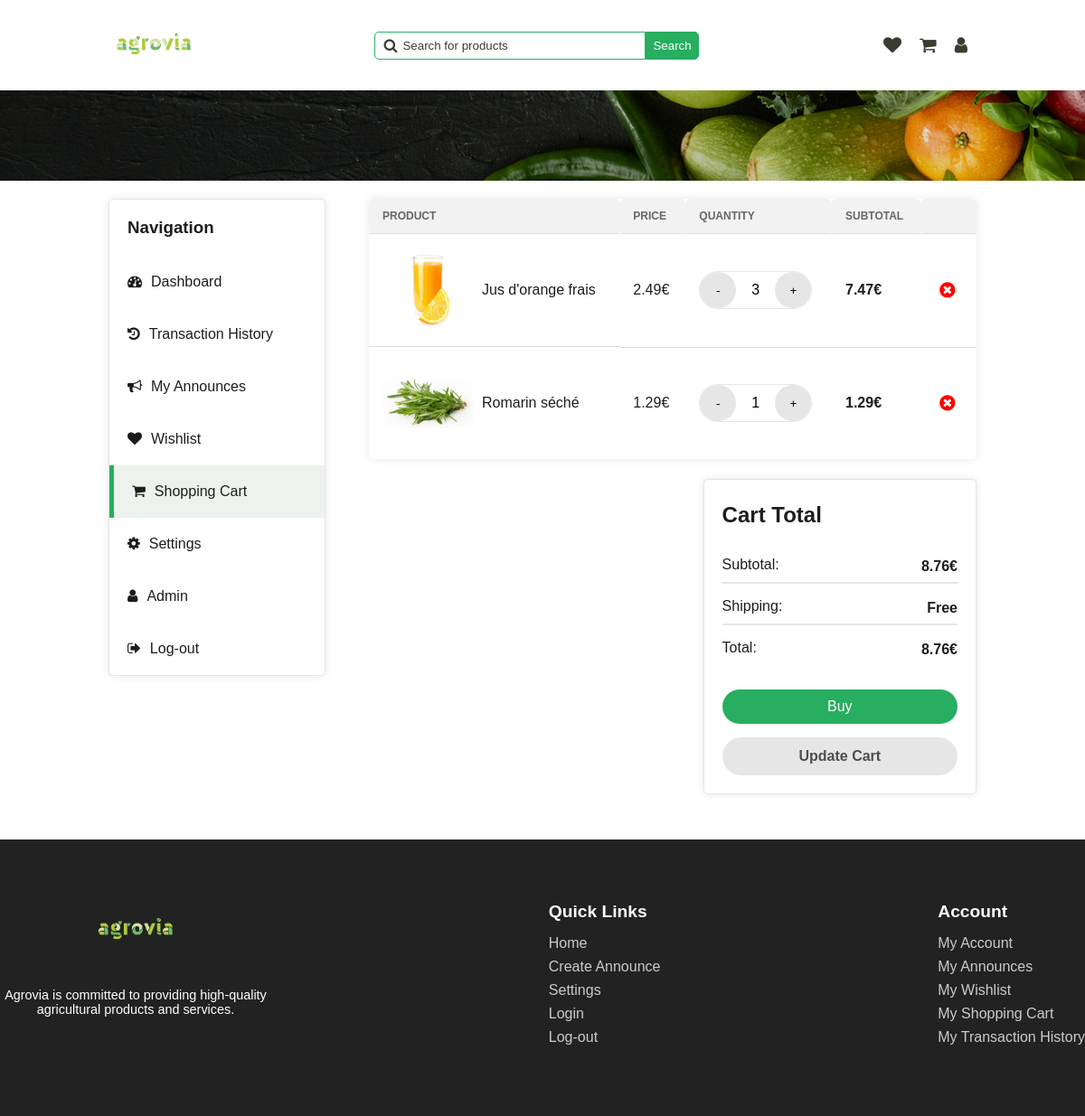
/pages/shopping-cart.php (signed in), run on the app's committed database.
### tables this page shows
CREATE TABLE UserSaved (
  id INTEGER PRIMARY KEY,
  user_id INTEGER,
  announce_id INTEGER,
  quantity_selected INTEGER,
  is_in_cart BOOLEAN,
  is_in_favourite BOOLEAN,
  FOREIGN KEY (user_id) REFERENCES User(id),
  FOREIGN KEY (announce_id) REFERENCES Announce(id) ON DELETE CASCADE
);

CREATE TABLE Announce (
  id INTEGER PRIMARY KEY,
  id_category INTEGER,
  image TEXT,
  title TEXT,
  description TEXT,
  price FLOAT,
  quantity INTEGER,
  rating INTEGER,
  out_of_stock BOOLEAN,
  FOREIGN KEY (id_category) REFERENCES Category(id)
);

### php/user.php (called while the page is built, shortened)
<?php
require '../php/pdo.php';
function get_user_by_id($id_user)
{
    global $pdo;
    try {
        $query = "SELECT * FROM User WHERE id = :id_user";
        $stmt = $pdo->prepare($query);
        $stmt->bindParam(':id_user', $id_user);
        $stmt->execute();
        $user = $stmt->fetch(PDO::FETCH_ASSOC);
        return $user;
    } catch (PDOException $e) {
        echo $e->getMessage();
    }
}

### php/announce.php (called while the page is built, shortened)
<?php
require '../php/pdo.php';
function get_shopping_cart_by_user_id($user_id)
{
    global $pdo;
    $query = "SELECT Announce.*, UserSaved.quantity_selected
              FROM Announce
              JOIN UserSaved ON Announce.id = UserSaved.announce_id
              WHERE UserSaved.user_id = :user_id AND UserSaved.is_in_cart = 1
             ";
    $stmt = $pdo->prepare($query);
    $stmt->bindParam(':user_id', $user_id);
    $stmt->execute();
    $shopping_cart = $stmt->fetchAll(PDO::FETCH_ASSOC);
    return $shopping_cart;
}
?>

### pages/shopping-cart.php (the view, shortened to what this page needs)
<!DOCTYPE html>
<html lang="en">
<head>
    <link rel="stylesheet" href="../styles/alert.css">
    <link rel="stylesheet" href="../styles/dashboard.css" onload="load_theme()">
    <link rel="stylesheet" href="../styles/main-header.css">
    <link rel="stylesheet" href="../styles/shopping-cart.css">
    <link rel="stylesheet" href="../styles/confirm-modal.css">
    <link rel="stylesheet" href="../styles/wishlist.css">
    <link rel="stylesheet" href="../styles/footer.css">
    <link rel="stylesheet" href="https://cdnjs.cloudflare.com/ajax/libs/font-awesome/4.7.0/css/font-awesome.min.css">
</head>
<body>
    <header>
        <a href="../pages/home.php"><img id="logo" src="../assets/logo/agrovia-green.png" alt="logo"></a>
        <div class="search-bar">
            <span>
                <i class="fa fa-search"></i>
                <input type="text" name="search" id="search" placeholder="Search for products"
                    onkeydown="if(event.keyCode === 13) search()">
            </span>
            <button onclick="search()">Search</button>
        </div>
        <div class="user">
            <a href="../pages/wishlist.php">
                <i class="fa fa-heart"></i>
            </a>
            <a href="../pages/shopping-cart.php">
                <i class="fa fa-shopping-cart"></i>
            </a>
            <a href="../pages/dashboard.php">
                <i class="fa fa-user"></i>
            </a>
        </div>
    </header>
    <div class="separator-background"></div>
    <?php
    require "../php/user.php";
    require "../php/announce.php";
    $user = get_user_by_id($_SESSION['user_id']);
    $shopping_cart_announce = get_shopping_cart_by_user_id($_SESSION['user_id']);
    $total_price = 0;
    ?>
    <div class="main-container">
        <section class="navigation">
            <h3>Navigation</h3>
            <a href="../pages/dashboard.php">
                <i class="fa fa-tachometer" aria-hidden="true"></i>
                <span>Dashboard</span>
            </a>
            <a href="../pages/transaction-history.php">
                <i class="fa fa-history"></i>
                <span>Transaction History</span>
            </a>
            <a href="../pages/my-announces.php">
                <i class="fa fa-bullhorn"></i>
                <span>My Announces</span>
            </a>
            <a href="../pages/wishlist.php">
                <i class="fa fa-heart"></i>
                <span>Wishlist</span>
            </a>
            <a href="../pages/shopping-cart.php" class="active">
                <i class="fa fa-shopping-cart"></i>
                <span>Shopping Cart</span>
            </a>
            <a href="../pages/settings.php">
                <i class="fa fa-gear"></i>
                <span>Settings</span>
            </a>
            <?php
            if ($user['is_admin']) {
                echo '<a href="../pages/admin.php"><i class="fa fa-user"></i><span>Admin</span></a>';
            }
            ?>
            <a href="../php/log-out.php">
                <i class="fa fa-sign-out"></i>
                Log-out
            </a>
        </section>
        <section class="tab-content shopping-cart-section">
            <table>
                <tr>
                    <th>Product</th>
                    <th>Price</th>
                    <th>Quantity</th>
                    <th>Subtotal</th>
                    <th></th>
                </tr>
                <?php foreach ($shopping_cart_announce as $item): ?>
                    <tr id="wishlist-item-<?php echo $item['id']; ?>">
                        <td class="product">
                            <img src="<?php echo $item['image']; ?>" alt="product">
                            <span id="title-<?php echo $item['id']; ?>"><?php echo $item['title']; ?></span>
                        </td>
                        <td id="price-<?php echo $item['id']; ?>">
                            <?php echo $item['price']; ?>€
                        </td>
                        <td class="stock-status">
                            <span>
                                <div class="manage-quantity">
                                    <button class="increment" onclick="decrement(<?php echo $item['id']; ?>)">-</button>
                                    <span
                                        id="count-<?php echo $item['id']; ?>"><?php echo $item['quantity_selected']; ?></span>
                                    <button class="decrement"
                                        onclick="increment(<?php echo $item['id']; ?>, <?php echo $item['quantity']; ?>)">+</button>
                                </div>
                            </span>
                        </td>
                        <td>
                            <strong class="subtotal" id="subtotal-<?php echo $item['id']; ?>">
                                <?php echo $item['price'] * $item['quantity_selected']; ?>€
                            </strong>
                        </td>
                        <td>
                            <button class="delete-btn" onclick="delete_wishlist_item(<?php echo $item['id']; ?>)">
                                <i class="fa fa-times-circle" aria-hidden="true"></i>
                            </button>
                        </td>
                    </tr>
                    <?php
                    $total_price += $item['price'] * $item['quantity_selected'];
                endforeach;
                ?>
            </table>
            <section class="total">
                <h3>Cart Total</h3>
                <span class="subtotal-price">
                    Subtotal: <span class="total-price"><?php echo $total_price; ?>€</span>
                </span>
                <hr>
                <span class="shipping-price">
                    Shipping: <span>Free</span>
                </span>
                <hr>
                <span>
                    Total: <span class="total-price" id="total-price-id"><?php echo $total_price; ?>€</span>
                </span>
                <button class="buy" onclick="checkout()">Buy</button>
                <button class="update" id="update-cart" onclick="update_cart();">Update Cart</button>
            </section>
        </section>
    </div>
    <div class="footer">
        <div class="footer-content">
            <div class="footer-logo">
                <a href="../pages/home.php"><img src="../assets/logo/agrovia-green.png" alt="Agrovia logo"></a>
                <p>Agrovia is committed to providing high-quality agricultural products and services.</p>
            </div>
            <div class="footer-section">
                <h3>Quick Links</h3>
                <a href="../pages/home.php">Home</a>
                <a href="../pages/create-announce.php">Create Announce</a>
                <a href="../pages/settings.php">Settings</a>
                <a href="../pages/login.php">Login</a>
                <a href="../php/log-out.php">Log-out</a>
            </div>
            <div class="footer-section">
                <h3>Account</h3>
                <a href="../pages/dashboard.php">My Account</a>
                <a href="../pages/my-announces.php">My Announces</a>
                <a href="../pages/wishlist.php">My Wishlist</a>
                <a href="../pages/shopping-cart.php">My Shopping Cart</a>
                <a href="../pages/transaction-history.php">My Transaction History</a>
            </div>
        </div>
    </div>
</body>
</html>

### styles/dashboard.css (style rules this page uses)
.main-container { margin-top: 120px; display: flex; justify-content: space-between; color: var(--dark); }
.main-container .navigation { display: flex; justify-content: flex-start; flex-direction: column; background-color: var(--white); width: 25%; border-radius: 5px; height: max-content; box-shadow: 0 0 10px rgba(0, 0, 0, 0.1); border: 1px solid var(--light-stroke); }
.main-container .navigation h3 { padding: 20px; margin: 0; color: var(--dark); }
.main-container .navigation a { padding: 20px; display: flex; justify-content: flex-start; text-decoration: none; color: var(--dark); }
.main-container .navigation a.active { background-color: var(--light-hover-green); border-left: 5px solid var(--secondary); }
.main-container .navigation a i { margin-right: 10px; }

### styles/main-header.css (style rules this page uses)
header { display: flex; justify-content: space-between; align-items: center; }
header a img { width: 100px; }
header .search-bar { display: flex; align-items: center; }
header .search-bar span { display: flex; align-items: center; position: relative; }
header .search-bar span i { position: absolute; left: 10px; color: var(--text); }
header .search-bar span input { padding: 7px; border: 1px solid var(--secondary); border-radius: 5px 0 0 5px; padding-left: 30px; min-width: 300px; }
header .search-bar span input::placeholder { color: var(--text); position: absolute; left: 30px; }
header .search-bar button { padding: 7px; border-radius: 0 5px 5px 0; background-color: var(--secondary); color: var(--white); border: 1px solid var(--secondary); cursor: pointer; }
header .user { display: flex; align-items: center; }
header .user a { text-decoration: none; padding: 10px; }
header .user a i { font-size: 20px; color: var(--text); }
.separator-background { background-image: url("../assets/backgrounds/separator-background.png"); background-size: cover; background-position: center; background-repeat: no-repeat; width: 100%; height: 100px; position: absolute; left: 0; }

### styles/shopping-cart.css (style rules this page uses)
.tab-content { background-color: transparent; width: 70%; padding: 0; display: flex; align-items: flex-end; flex-direction: column; }
.tab-content table { border-radius: 5px; border: none; width: 100%; border-collapse: collapse; background-color: var(--white); margin-bottom: 22px; }
table tr th { border-radius: 5px; }
table tr:last-child td { border-bottom: none; }
.manage-quantity { display: flex; align-items: center; justify-content: space-between; background-color: var(--white); border-radius: 35px; width: 125px; border: 1px solid var(--light-stroke); }
.manage-quantity button { padding: 12px; width: 40px; height: 40px; border-radius: 50%; border: none; cursor: pointer; background-color: var(--light-stroke); }
.manage-quantity span { width: 25px; text-align: center; border: none; background-color: transparent; color: black; }
.total { display: flex; flex-direction: column; background: white; height: fit-content; padding: 20px; border-radius: 5px; color: var(--dark); width: 45%; box-shadow: 0 0 10px rgba(0, 0, 0, 0.1); border: 1px solid var(--light-stroke); }
.total h3 { font-size: 1.5rem; margin-top: 5px; }
.total hr { border: 1px solid var(--light-stroke); width: 100%; }
.total span { display: flex; justify-content: space-between; margin-top: 5px; align-items: center; }
.total span > span { font-weight: 700; }
.total .buy, .total .update { padding: 10px 20px; font-size: 1rem; background-color: var(--secondary); color: white; border: none; border-radius: 50px; cursor: pointer; transition: background-color 0.3s ease; width: 100%; margin-top: 35px; }
.total .update { margin-top: 15px; background-color: var(--light-stroke); color: #4d4d4d; font-weight: 700; border: 2px solid transparent; padding: 10px 20px; transition: background-color 0.3s ease, color 0.3s ease, border-color 0.3s ease; }

### styles/footer.css (style rules this page uses)
.footer { background-color: #222; color: #fff; padding: 50px 0; position: absolute; left: 0; width: 100%; margin-top: 50px; }
.footer-content { display: flex; align-items: flex-start; flex-wrap: wrap; max-width: 1200px; margin: 0 auto; justify-content: space-between; }
.footer-logo { display: flex; flex-direction: column; align-items: center; width: 25%; }
.footer-logo img { width: 150px; height: auto; }
.footer-logo p { font-size: 0.9rem; text-align: center; }
.footer-section { margin-bottom: 20px; }
.footer-section h3 { font-size: 1.2rem; margin-bottom: 15px; }
.footer-section a { display: block; color: #ccc; text-decoration: none; margin-bottom: 8px; transition: color 0.3s ease; }

### data on the page
usersaved: announce.image (picture), announce.title "Jus d'orange frais", announce.price "2.49", quantity_selected "3", $item['price'] * $item['quantity_selected'] "7.47"
usersaved: announce.image (picture), announce.title "Romarin séché", announce.price "1.29", quantity_selected "1", $item['price']*$item['quantity_selected'] "1.29"

### other printed values
$total_price "8.76"
